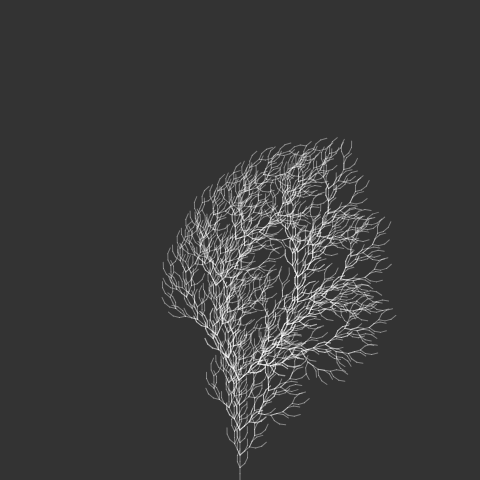
Frame 1 (no input)
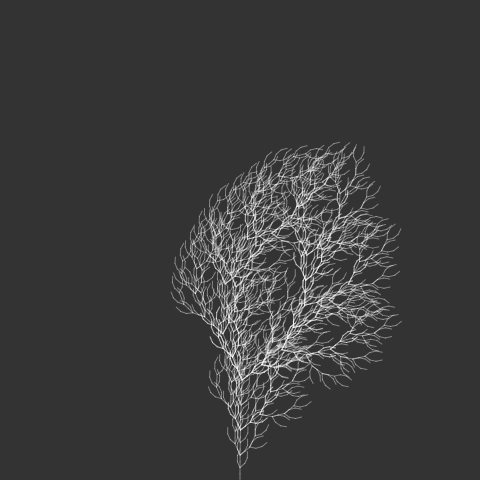
Frame 60 (no input)
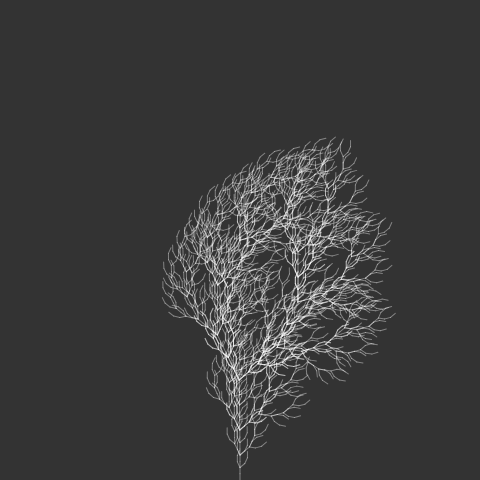
Frame 120 (the mouse pressed at the canvas centre since frame 60)

The p5.js sketch that drew these frames (run headless with seeded random() and noise() and a simulated clock; from frame 60 on, the mouse is pressed at the canvas centre):

// p5.js sketch
// ── sketch.js
var angle;
var axiom = "F";
var sentence = axiom;
var len = 100;
var max_iter = 4;
var rules = [];


rules[0] = {
  a: "F",
  b: "FF+[+F-F-F]-[-F+F+F]"
}

function reset() {
	clear();
	sentence = axiom;
	len = 100;
	turtle();
}

function generate() {
  len *= 0.5;
  var nextSentence = "";
  for (var i = 0; i < sentence.length; i++) {
    var current = sentence.charAt(i);
    var found = false;
    for (var j = 0; j < rules.length; j++) {
      if (current == rules[j].a) {
        found = true;
        nextSentence += rules[j].b;
        break;
      }
    }
    if (!found) {
      nextSentence += current;
    }
  }
  sentence = nextSentence;
  //createP(sentence);
  //turtle();
}

function turtle() {
  background(51);
  resetMatrix();
  translate(width / 2, height);
  stroke(255, 100);
  
  for (var i = 0; i < sentence.length; i++) {
    var current = sentence.charAt(i);
	angle = radians(random(24.66, 25.33));
    if (current == "F") {
      line(0, 0, 0, -len);
      translate(0, -len);
    } else if (current == "+") {
      rotate(angle);
    } else if (current == "-") {
      rotate(-angle)
    } else if (current == "[") {
      push();
    } else if (current == "]") {
      pop();
    }
  }
}

function setup() {
  createCanvas(480, 480);
  angle = radians(25);
  background(51);
  //var inp = createInput('F');
  //axiom = inp.value;
  //turtle();
  //var button_generate = createButton("generate");
  //button_generate.mousePressed(generate);
  //var button_reset = createButton("reset");
  //button_reset.mousePressed(reset);
  //var button_rerun = createButton("run again");
  //button_rerun.mousePressed(draw);
  for (var i = 0; i < max_iter; i++) {
		generate();
  }
  var fps = frameRate();
  //fill(255);
  //stroke(0);
  text("FPS: " + fps, 10, height - 10);
}

function draw() {
	//reset();
	clear();
	turtle();
}
// ── lsys.html
<html>
  <head>
	<title>L-Systems</title>
    <script src="https://cdnjs.cloudflare.com/ajax/libs/p5.js/0.5.6/p5.min.js"></script>
	<script src="https://cdnjs.cloudflare.com/ajax/libs/p5.js/0.5.6/addons/p5.dom.min.js"></script>
    <script src="sketch.js"></script>
  </head>
  <body>
  </body>
</html>
